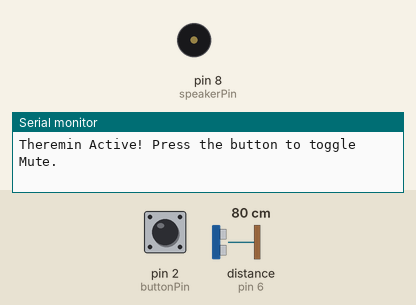
A sketch run on a simulated Arduino Uno, built with avr-gcc and run on an emulated ATmega328P. On the bench: buzzer (waves = sounding), the last lines printed to the serial monitor. Wiring (inferred from the names in the program): ultrasonic range finder: trigger pin 7; echo pin 6. The inputs (shaded band) are chosen by the test bench; at power-on: distance to the obstacle (sensor on pin 6) 80 cm, pin 2 (buttonPin) HIGH. The echo pulse lasts 58.3 µs per cm.

Above: at 1.2 s.
1.3 s: distance to the obstacle (sensor on pin 6) set to 9 cm
At 2.5 s:
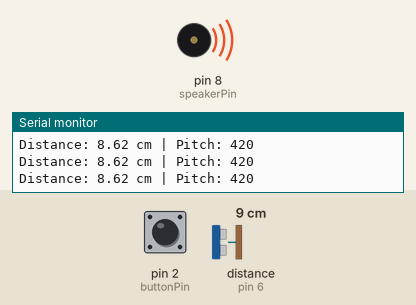
2.8 s: pin 2 (buttonPin) pulled LOW for 0.15 s
At 3.3 s:
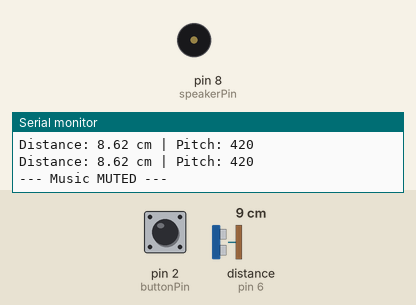
4.5 s: pin 2 (buttonPin) pulled LOW for 1 s
At 5.2 s:
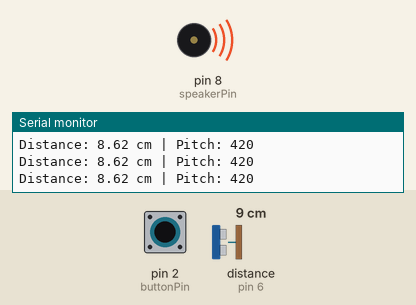
7.0 s: distance to the obstacle (sensor on pin 6) set to 18 cm
At 7.6 s:
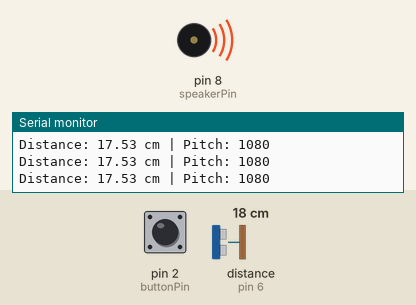
10.0 s: distance to the obstacle (sensor on pin 6) set to 2 cm
At 11.2 s:
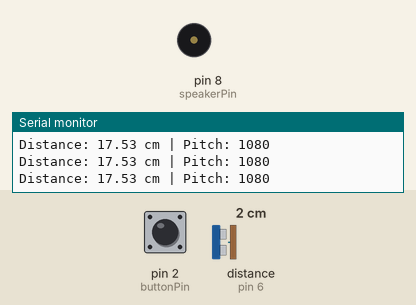
11.5 s: distance to the obstacle (sensor on pin 6) set to 35 cm
At 12.3 s:
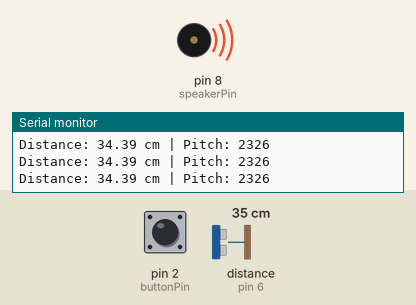
Timing chart, 0 to 14.5 s (numbered marks = the images above; inputs shaded):
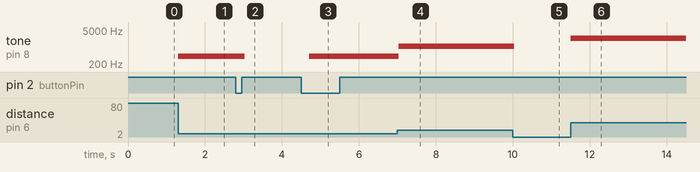

Measured:
- after the input at 1.3 s, tone on pin 8 (speakerPin): silent → 420 Hz at once
- after the input at 2.8 s, tone on pin 8 (speakerPin): 420 Hz → silent after 0.23 s
- after the input at 4.5 s, tone on pin 8 (speakerPin): silent → 420 Hz after 0.21 s
- after the input at 7.0 s, tone on pin 8 (speakerPin): 420 Hz → 1080 Hz at once
- after the input at 10.0 s, tone on pin 8 (speakerPin): 1080 Hz → silent at once
- after the input at 11.5 s, tone on pin 8 (speakerPin): silent → 2326 Hz at once

The sketch:

theremininstrument.ino
```cpp
// --- PIN DEFINITIONS ---
const int trig_pin = 7;
const int echo_pin = 6;
const int speakerPin = 8;
const int buttonPin = 2; // Our new Mute Pedal

// --- SYSTEM STATES ---
bool isPlaying = true;      // Start with the music ON
int lastButtonState = HIGH; // Keeps track of the button

void setup() {
  pinMode(trig_pin, OUTPUT);
  pinMode(echo_pin, INPUT);
  pinMode(speakerPin, OUTPUT);

  // Activate the Arduino's hidden internal resistor!
  pinMode(buttonPin, INPUT_PULLUP);

  Serial.begin(9600);
  Serial.println("Theremin Active! Press the button to toggle Mute.");
}

void loop() {
  // ==========================================
  // 1. READ THE MUTE PEDAL
  // ==========================================
  int buttonState = digitalRead(buttonPin);

  // If the button is pressed down
  if (buttonState == LOW && lastButtonState == HIGH) {
    isPlaying = !isPlaying;  // Flip the state

    if(isPlaying) {
      Serial.println("\n--- Music ON ---");
    } else {
      Serial.println("\n--- Music MUTED ---");
    }

    delay(200); // A tiny pause to prevent double-triggering
  }

  lastButtonState = buttonState; // Save the state for the next loop

  // ==========================================
  // 2. PLAY THE THEREMIN (If not muted)
  // ==========================================
  if (isPlaying == true) {

    // Send the ultrasonic ping
    digitalWrite(trig_pin, LOW);
    delayMicroseconds(2);
    digitalWrite(trig_pin, HIGH);
    delayMicroseconds(10);
    digitalWrite(trig_pin, LOW);

    // Calculate distance
    float timing = pulseIn(echo_pin, HIGH, 30000);
    float distance = (timing * 0.034) / 2;

    // Play the notes
    if (distance > 5 && distance < 50) {
      int pitch = map(distance, 5, 50, 200, 3500);
      tone(speakerPin, pitch);

      // THE MISSING PRINT LINES ARE BACK!
      Serial.print("Distance: ");
      Serial.print(distance);
      Serial.print(" cm | Pitch: ");
      Serial.println(pitch);

    } else {
      noTone(speakerPin);
    }

  } else {
    // If the system is MUTED, force the speaker to be completely quiet
    noTone(speakerPin);
  }

  delay(20);
}
```
